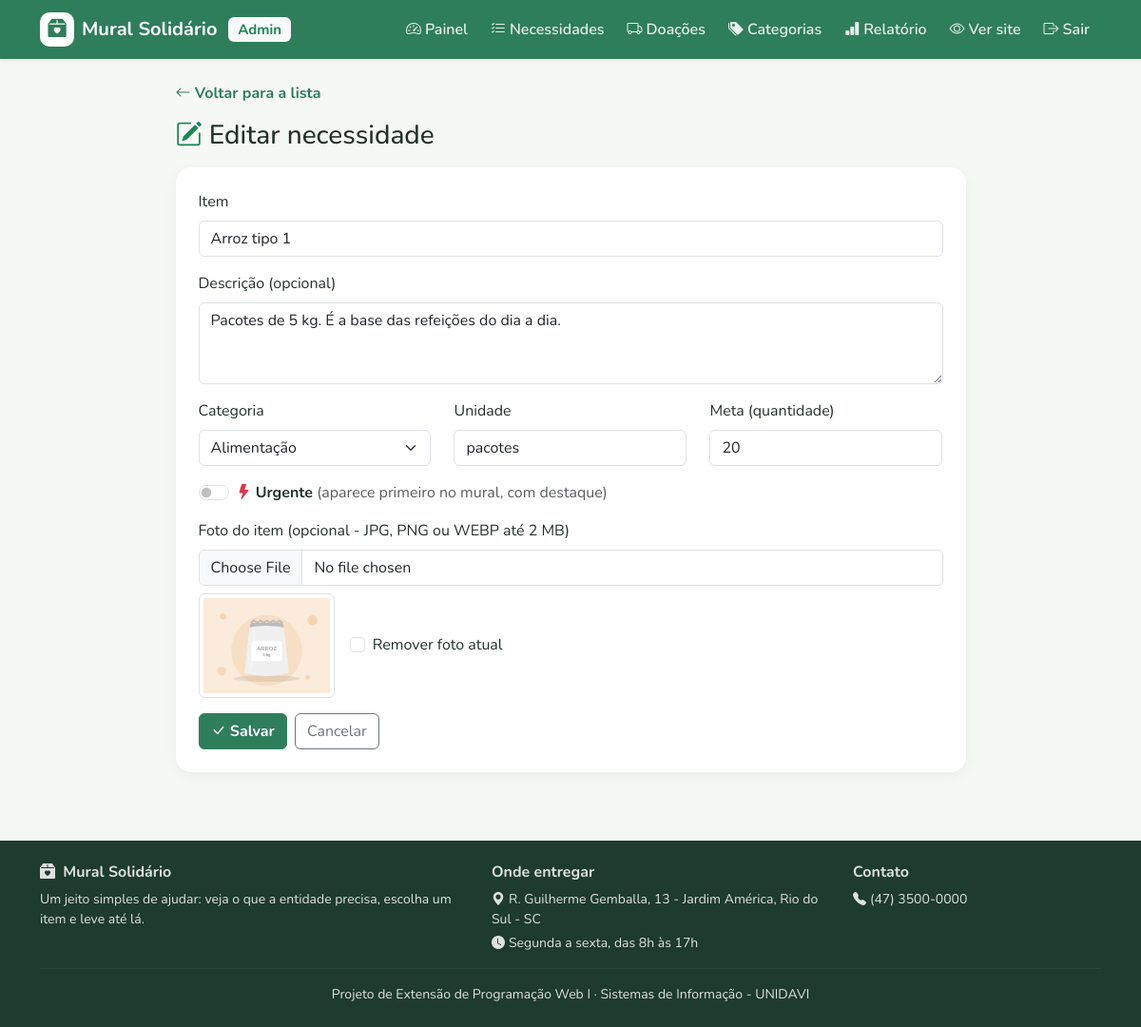
Page /admin/necessidade_form.php?id=1 (signed in) on the committed database.
### tables this page shows
CREATE TABLE necessidades (
    id INT AUTO_INCREMENT PRIMARY KEY,
    categoria_id INT NOT NULL,
    titulo VARCHAR(100) NOT NULL,
    descricao TEXT,
    unidade VARCHAR(30) NOT NULL,           
    meta INT NOT NULL,                      
    urgente TINYINT(1) NOT NULL DEFAULT 0,  
    imagem VARCHAR(255) NULL,               
    status ENUM('aberta', 'encerrada') DEFAULT 'aberta',
    criado_em DATETIME DEFAULT CURRENT_TIMESTAMP,
    FOREIGN KEY (categoria_id) REFERENCES categorias(id)
);

CREATE TABLE categorias (
    id INT AUTO_INCREMENT PRIMARY KEY,
    nome VARCHAR(50) NOT NULL,
    icone VARCHAR(40) NOT NULL DEFAULT 'box-seam-fill',
    cor VARCHAR(7) NOT NULL DEFAULT '#2e7d5b'
);

### includes/funcoes.php (called while the page is built, shortened)
<?php
function e($texto)
{
    return htmlspecialchars((string) $texto, ENT_QUOTES, 'UTF-8');
}

### admin/necessidade_form.php (the view, shortened to what this page needs)
<?php
require '../config/conexao.php';
require '../includes/funcoes.php';
$id = isset($_GET['id']) ? (int) $_GET['id'] : 0;
$necessidade = [
    'titulo' => '',
    'descricao' => '',
    'categoria_id' => '',
    'unidade' => '',
    'meta' => '',
    'urgente' => 0,
    'imagem' => null,
];
if ($id > 0) {
    $stmt = $pdo->prepare('SELECT * FROM necessidades WHERE id = ?');
    $stmt->execute([$id]);
    $necessidade = $stmt->fetch();
}
$categorias = $pdo->query('SELECT * FROM categorias ORDER BY nome')->fetchAll();
$titulo = $id > 0 ? 'Editar necessidade' : 'Nova necessidade';
require '../includes/cabecalho.php';
?>
<div class="row justify-content-center">
    <div class="col-lg-9">
        <a href="necessidades.php" class="link-voltar"><i class="bi bi-arrow-left"></i> Voltar para a lista</a>
        <h1 class="h3 my-3">
            <i class="bi <?= $id > 0 ? 'bi-pencil-square' : 'bi-plus-circle-fill' ?> text-success"></i> <?= e($titulo) ?>
        </h1>
        <form method="post" enctype="multipart/form-data" class="card card-painel card-body p-4">
            <div class="mb-3">
                <label class="form-label">Item</label>
                <input type="text" name="titulo" class="form-control" maxlength="100"
                       placeholder="Ex.: Fralda geriátrica tamanho G" value="<?= e($necessidade['titulo']) ?>" required>
            </div>
            <div class="mb-3">
                <label class="form-label">Descrição (opcional)</label>
                <textarea name="descricao" class="form-control" rows="3"><?= e($necessidade['descricao']) ?></textarea>
            </div>
            <div class="row">
                <div class="col-md-4 mb-3">
                    <label class="form-label">Categoria</label>
                    <select name="categoria_id" class="form-select" required>
                        <?php foreach ($categorias as $c): ?>
                            <option value="<?= $c['id'] ?>" <?= (int) $necessidade['categoria_id'] === (int) $c['id'] ? 'selected' : '' ?>>
                                <?= e($c['nome']) ?>
                            </option>
                        <?php endforeach; ?>
                    </select>
                </div>
                <div class="col-md-4 mb-3">
                    <label class="form-label">Unidade</label>
                    <input type="text" name="unidade" class="form-control" maxlength="30"
                           placeholder="pacotes, kg, litros..." value="<?= e($necessidade['unidade']) ?>" required>
                </div>
                <div class="col-md-4 mb-3">
                    <label class="form-label">Meta (quantidade)</label>
                    <input type="number" name="meta" min="1" class="form-control" value="<?= e($necessidade['meta']) ?>" required>
                </div>
            </div>
            <div class="form-check form-switch mb-3">
                <input type="checkbox" name="urgente" value="1" id="urgente" class="form-check-input"
                       <?= $necessidade['urgente'] ? 'checked' : '' ?>>
                <label for="urgente" class="form-check-label">
                    <i class="bi bi-lightning-fill text-danger"></i> <strong>Urgente</strong>
                    <span class="text-muted">(aparece primeiro no mural, com destaque)</span>
                </label>
            </div>
            <div class="mb-3">
                <label class="form-label">Foto do item (opcional - JPG, PNG ou WEBP até 2 MB)</label>
                <input type="file" name="imagem" id="campo-foto" class="form-control" accept="image/jpeg,image/png,image/webp">
                <div class="mt-2 d-flex align-items-center gap-3">
                    <?php if (!empty($necessidade['imagem'])): ?>
                        <img src="../<?= e($necessidade['imagem']) ?>" alt="Foto atual" class="img-thumbnail" style="max-height: 110px">
                        <div class="form-check">
                            <input type="checkbox" name="remover_imagem" value="1" id="remover" class="form-check-input">
                            <label for="remover" class="form-check-label">Remover foto atual</label>
                        </div>
                    <?php endif; ?>
                </div>
            </div>
            <div class="d-flex gap-2">
                <button type="submit" class="btn btn-verde"><i class="bi bi-check-lg"></i> Salvar</button>
                <a href="necessidades.php" class="btn btn-outline-secondary">Cancelar</a>
            </div>
        </form>
    </div>
</div>
<?php require '../includes/rodape.php'; ?>

### css/estilo.css (style rules this page uses)
:root { --verde: #2e7d5b; --verde-escuro: #1f5c42; --verde-claro: #e8f5ee; --prometido: #9fd6bb; --fundo: #f6f8f5; --texto: #24312b; }
body { background-color: var(--fundo); color: var(--texto); font-family: 'Nunito', Arial, sans-serif; }
h1, h2, h3, h4, h5, h6 { font-weight: 800; }
.btn-verde { background-color: var(--verde); border-color: var(--verde); color: #fff; font-weight: 700; }
.link-voltar { color: var(--verde); font-weight: 700; text-decoration: none; }
.area-admin .card-painel { border: none; border-radius: 16px; box-shadow: 0 4px 14px rgba(0, 0, 0, 0.05); }

### rows in the picture
necessidades: titulo "Arroz tipo 1", descricao "Pacotes de 5 kg. É a base das refeições do dia a dia.", categoria_id "Alimentação", unidade "pacotes", meta "20", imagem (picture)

### other values in the picture
$texto "Painel Necessidades Doações Categorias Relatório"
$titulo "Editar necessidade"
ENTIDADE_ENDERECO "R. Guilherme Gemballa, 13 - Jardim América, Rio do Sul - SC"
ENTIDADE_HORARIO "Segunda a sexta, das 8h às 17h"
ENTIDADE_TELEFONE "(47) 3500-0000"
